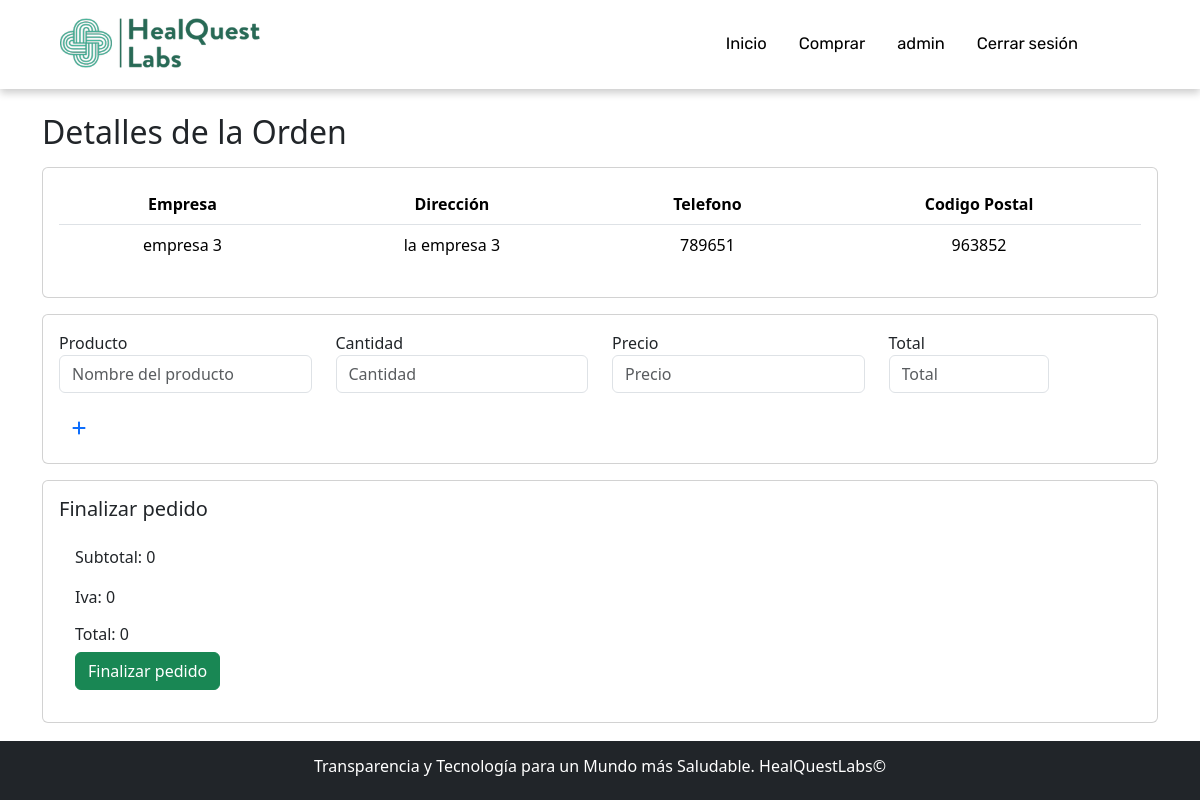
The page /factura/3/ (signed in) on the database its author committed.
### app/models.py (models this page shows, shortened)
class Orden(models.Model):
    id_orden = models.AutoField(primary_key=True)
    empresa = models.CharField(max_length=125)
    direccion = models.CharField(max_length=125)
    telefono = models.CharField(max_length=125)
    correo = models.EmailField()
    codigo_postal = models.IntegerField()
    class Meta:
        db_table = 'db_orden'

### app/views.py (the view)
# urls.py: path('factura/', factura, name="factura"),
@login_required
def factura(request, orden_id):
    if request.method == 'POST':
        orden = Orden.objects.get(id_orden=orden_id)
        productos = request.POST.getlist('producto')
        cantidades = request.POST.getlist('cantidad')
        precios = request.POST.getlist('precio')
        subtotales = request.POST.getlist('total')
        subtotales = [subtotal.strip() for subtotal in subtotales if subtotal.strip()]
        subtotal = round(sum(int(subtotal) for subtotal in subtotales), 2)
        iva = round(subtotal * 0.19, 2)
        total = round(subtotal + iva, 2)
        estado_fact = Estado.objects.get(estado='Creada')
        estado_entrega = EstadoEntrega.objects.get(estado_entrega='Por entregar')
        nueva_factura = Factura.objects.create(
            orden=orden,
            estado=estado_fact,
            estado_entrega=estado_entrega,
            subtotal=subtotal,
            iva=iva,
            total=total
        )
        for producto, cantidad, precio, subtotal in zip(productos, cantidades, precios, subtotales):
            if subtotal.strip():  # Verifica si subtotal no está vacío
                ProductoFactura.objects.create(
                    factura=nueva_factura,
                    producto=producto,
                    cantidad=int(cantidad),
                    precio_unitario=int(precio),
                    precio_total=int(subtotal)
                )
        return redirect('detalle_factura', id_factura=nueva_factura.id_factura)
    else:
        orden = Orden.objects.get(id_orden=orden_id)
        return render(request, 'app/factura.html', {'orden': orden})

### app/templates/app/factura.html (shortened to what this page needs)
{% extends 'app/base.html' %}
{% load static %}
{% block contenido %}
<form method="POST" action="{% url 'factura' orden_id=orden.id_orden %}">
    <div class="container mt-4">
        <h2>Detalles de la Orden</h2>
        <div class="card p-3 my-3 text-center">
            <table class="table table-borderless">
                <thead>
                  <tr>
                    <th>Empresa</th>
                    <th>Dirección</th>
                    <th>Telefono</th>
                    <th>Codigo Postal</th>
                  </tr>
                </thead>
                <tbody class="border-top">
                  <tr>
                    <td>{{ orden.empresa }}</td>
                    <td>{{ orden.direccion }}</td>
                    <td>{{ orden.telefono }}</td>
                    <td>{{ orden.codigo_postal }}</td>
                  </tr>
                </tbody>
              </table>
        </div>
        <div class="card p-3" id="product-card">
            <div id="product-forms">
                <div class="row product-form mb-3">
                    <div class="col-md-3">
                        <div class="form-group">
                            <label for="producto">Producto</label>
                            <input type="text" class="form-control" name="producto" placeholder="Nombre del producto">
                        </div>
                    </div>
                    <div class="col-md-3">
                        <div class="form-group">
                            <label for="cantidad">Cantidad</label>
                            <input type="number" class="form-control cantidad" name="cantidad" placeholder="Cantidad">
                        </div>
                    </div>
                    <div class="col-md-3">
                        <div class="form-group">
                            <label for="precio">Precio</label>
                            <input type="text" class="form-control precio" name="precio" placeholder="Precio">
                        </div>
                    </div>
                    <div class="col-md-2">
                        <div class="form-group">
                            <label for="total">Total</label>
                            <input type="text" class="form-control total" name="total" placeholder="Total" readonly>
                        </div>
                    </div>
                </div>
            </div>
            <div class="justify-content-start">
                <button type="button" class="btn btn-clear text-primary" id="add-product"><i class="fa-solid fa-plus"></i></button>
            </div>
        </div>
    </div>
    <div class="container mt-3">
        <div class="card p-3">
            <h5 class="card-title">Finalizar pedido</h5>
            <div class="card-body">
                <p class="card-text">Subtotal: <span id="subtotal">0</span></p>
                <p class="card-text">Iva: <span id="iva">0</span></p>
                <h6>Total: <span id="total">0</span></h6>
                <button type="submit" class="btn btn-success" id="finalizar-pedido">Finalizar pedido</button>
            </div>
        </div>
    </div>
</form>
{% endblock %}

### app/templates/app/base.html (shortened to what this page needs)
<!DOCTYPE html>
<html lang="es">
{% load static %}
<head>
    <link href="https://cdn.jsdelivr.net/npm/bootstrap@5.3.3/dist/css/bootstrap.min.css" rel="stylesheet">
    <link rel="stylesheet" href="{% static 'app/css/estilo.css' %}">
</head>
<body class="d-flex flex-column min-vh-100">
    <nav class="nav-bar">
        <div class="d-flex align-items-center justify-content-between">
            <div class="container">
                <div class="row d-flex flex-wrap p-2">
                    <div class="col-md-7">
                        <a href="{% url 'index' %}"><img class="logo" src="{% static 'app/img/logo.png' %}" alt="logo"></a>
                    </div>
                    <ul class="nav col-md-5 p-3">
                        <li class="nav-item"><a class="nav-link" href="{% url 'index' %}">Inicio</a></li>
                        <li class="nav-item"><a class="nav-link" href="{% url 'orden' %}">Comprar</a></li>
                        {% if user.is_authenticated %}
                        <li class="nav-item"><a class="nav-link" href="{% url 'index' %}">{{ user.username }}</a></li>
                        <li class="nav-item"><a class="nav-link" href="{% url 'logout' %}">Cerrar sesión</a></li>
                        {% else %}
                        <li class="nav-item"><a class="nav-link" href="{% url 'registro' %}">Registro</a></li>
                        <li class="nav-item"><a class="nav-link" href="{% url 'login' %}">Inicio sesión</a></li>
                        {% endif %}
                    </ul>
                </div>
            </div>
        </div>
    </nav>
    {% block contenido %} {% endblock %}
    <footer class="bd-footer mt-auto py-3 bg-dark text-white text-center">
        <h6>Transparencia y Tecnología para un Mundo más Saludable. HealQuestLabs©</h6>
    </footer>
</body>
</html>

### app/static/app/css/estilo.css (style rules this page uses)
html { font-family: "Rubik", sans-serif; }
.logo { width: 200px; height: 50px; margin: 10px; }
.nav-bar { box-shadow: 0px 4px 8px rgba(0, 0, 0, 0.2); }
.nav-item a { font-family: "Rubik", sans-serif; color: #000; font-size: 16.5px; }

### rows shown on the page
Orden: empresa "empresa 3", direccion "la empresa 3", telefono "789651", codigo_postal "963852"

### other values the page prints
{{ user.username }} "admin"
